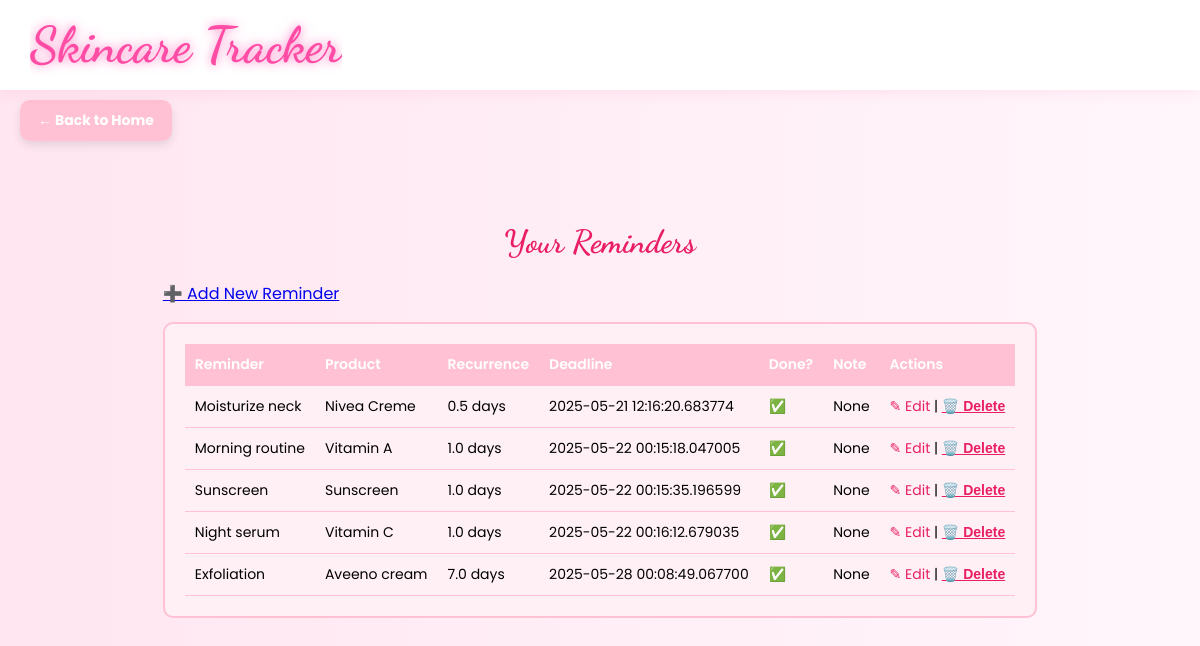
Page /reminder/ on the committed database.
### tables this page shows
CREATE TABLE Reminders (
    reminder_id INTEGER PRIMARY KEY AUTOINCREMENT,
    reminder_type TEXT,
    alarm_date DATETIME,
    recurrence FLOAT,  
    reminder_note TEXT,  
    user_id INTEGER NOT NULL,
    product_id INTEGER,
    FOREIGN KEY (user_id) REFERENCES Users(user_id),
    FOREIGN KEY (product_id) REFERENCES Products(product_id)
);

CREATE TABLE Products (
    product_id INTEGER PRIMARY KEY AUTOINCREMENT,
    product_name TEXT NOT NULL,
    type TEXT,
    amazon_link TEXT,
    directions TEXT,
    shelflife INTEGER,
    ingredients TEXT,
    product_pic TEXT, 
    user_id INTEGER REFERENCES Users(user_id)
);

### routes/reminder_routes.py (the view)
@reminder_bp.route("/reminder")
@reminder_bp.route("/")
def view_reminder():
    user_id = session.get("user_id", 1)
    db = __import__("app").app.get_db_connection()
    entries = db.execute(
        """
        SELECT R.*, P.product_name
        FROM Reminders R LEFT JOIN Products P ON R.product_id = P.product_id
        WHERE R.user_id = ?
        ORDER BY R.alarm_date ASC
        """,
        (user_id,),
    ).fetchall()
    db.close()
    return render_template("reminder.html", reminders=entries)

### app.py (called while the page is built)
def get_db_connection():
    conn = sqlite3.connect(st_db)
    conn.row_factory = sqlite3.Row
    return conn

### templates/reminder/reminder.html (shortened to what this page needs)
{% extends "base.html" %}
{% block content %}
<a href="/homepage" class="corner-back-btn">← Back to Home</a>
<div class="reminders-page">
    <h1 class="reminders-title">Your Reminders</h1>
    <a href="reminder/add" class="btn btn-primary mt-4">➕ Add New Reminder</a>
    <div class="reminder-table-wrapper mt-4">
        <div class="reminder-table">
            <table>
                <thead>
                    <tr>
                        <th>Reminder</th>
                        <th>Product</th>
                        <th>Recurrence</th>
                        <th>Deadline</th>
                        <th>Done?</th>
                        <th>Note</th>
                        <th>Actions</th>
                    </tr>
                </thead>
                <tbody>
                    {% if reminders %}
                    {% for r in reminders %}
                    <tr class="reminder {% if r.completed %}completed{% endif %}">
                        <td>{{ r.reminder_type|capitalize }} </td>
                        <td>{{ r.product_name }}</td>
                        <td> {{ r.recurrence }} days</td>
                        <td>{{ r.alarm_date }}</td>
                        <td><a href="reminder/update/{{ r.reminder_id }}">✅</a></td>
                        <td>{{ r.reminder_note }}</td>
                        <td>
                            <a href="reminder/edit/{{ r.reminder_id }}">✎ Edit</a> |
                            <form method="POST" action="delete/{{ r.reminder_id }}" style="display:inline;"
                                onsubmit="return confirm('Are you sure you want to delete this product?');">
                                <button type="submit" class="delete-btn">🗑️ Delete</button>
                            </form>
                        </td>
                    </tr>
                    {% endfor %}
                    {% else %}
                    <p>No reminders found.</p>
                    {% endif %}
                </tbody>
            </table>
        </div>
    </div>
</div>
{% endblock %}

### static/css/style.css (style rules this page uses)
body { font-family: 'Poppins', sans-serif; background: linear-gradient(to right, #ffe6f0, #fff6fb); margin: 0; padding: 0; }
.delete-btn { background: none; border: none; color: #ff5c8a; cursor: pointer; font-size: 1em; padding: 0; text-decoration: underline; }
.corner-back-btn { position: fixed; top: 100px; left: 20px; background-color: #ffc1d3; color: white; font-weight: bold; padding: 10px 18px; border-radius: 10px; text-align: center; text-decoration: none; font-size: 14px; z-index: 999; box-shadow: 0 4px 10px rgba(0, 0, 0, 0.1); transition: background 0.2s ease-in-out; }

### templates/reminder/reminder.html (style rules this page uses)
.reminders-page { padding: 30px; }
.reminders-title { text-align: center; font-family: 'Dancing Script', cursive; color: #e91e63; font-size: 32px; margin-bottom: 20px; }
.reminder-table-wrapper { max-height: 500px; overflow-y: auto; border-radius: 10px; border: 2px solid #ffc1d3; background: #fff0f5; padding: 20px; }
.reminder-table table { width: 100%; border-collapse: collapse; font-family: 'Poppins', sans-serif; font-size: 14px; }
.reminder-table th, .reminder-table td { border-bottom: 1px solid #ffc1d3; padding: 10px; text-align: left; vertical-align: top; }
.reminder-table th { background-color: #ffc1d3; color: white; font-weight: 600; }
.reminder-table td a { color: #e91e63; text-decoration: none; }
.reminder-table .delete-btn { background: none; color: #e91e63; border: none; font-weight: bold; cursor: pointer; }
.corner-back-btn { position: fixed; top: 100px; left: 20px; background-color: #ffc1d3; color: white; font-weight: bold; padding: 10px 18px; border-radius: 10px; text-align: center; text-decoration: none; font-size: 14px; z-index: 999; box-shadow: 0 4px 10px rgba(0, 0, 0, 0.1); transition: background 0.2s ease-in-out; }

### rows in the picture
Reminders: reminder_type "Moisturize neck", product_name "Nivea Creme", recurrence "0.5", alarm_date "2025-05-21 12:16:20.683774", reminder_note "None"
Reminders: reminder_type "Morning routine", product_name "Vitamin A", recurrence "1.0", alarm_date "2025-05-22 00:15:18.047005", reminder_note "None"
Reminders: reminder_type "Sunscreen", product_name "Sunscreen", recurrence "1.0", alarm_date "2025-05-22 00:15:35.196599", reminder_note "None"
Reminders: reminder_type "Night serum", product_name "Vitamin C", recurrence "1.0", alarm_date "2025-05-22 00:16:12.679035", reminder_note "None"
Reminders: reminder_type "Exfoliation", product_name "Aveeno cream", recurrence "7.0", alarm_date "2025-05-28 00:08:49.067700", reminder_note "None"
